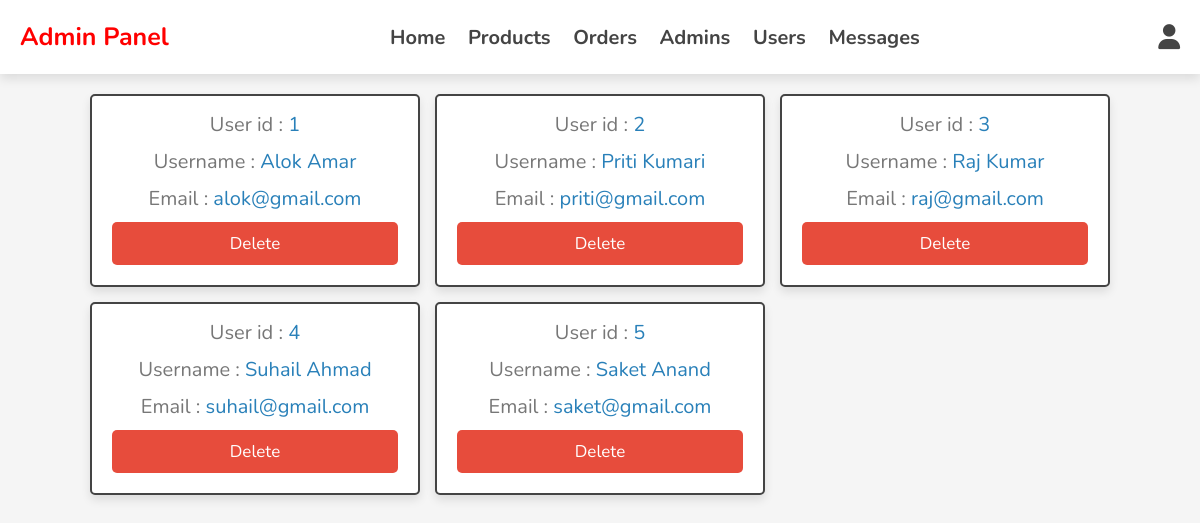
Screenshot of /admin/users_accounts.php (signed in) with the database file from the repository.
### tables this page shows
CREATE TABLE `users` (
  `id` int(5) NOT NULL,
  `name` varchar(20) NOT NULL,
  `email` varchar(50) NOT NULL,
  `password` varchar(50) NOT NULL
);

### admin/users_accounts.php (the view, shortened to what this page needs)
<?php
include '../components/connect.php';
?>
<!DOCTYPE html>
<html lang="en">
<head>
   <link rel="stylesheet" href="https://cdnjs.cloudflare.com/ajax/libs/font-awesome/6.1.1/css/all.min.css">
   <link rel="stylesheet" href="../css/admin_style.css">
</head>
<body>
<?php include '../components/admin_header.php'; ?>
<section class="accounts">
   <div class="box-container">
   <?php
      $select_accounts = $conn->prepare("SELECT * FROM `users`");
      $select_accounts->execute();
      if($select_accounts->rowCount() > 0){
         while($fetch_accounts = $select_accounts->fetch(PDO::FETCH_ASSOC)){
   ?>
   <div class="box">
      <p> User id : <span><?= $fetch_accounts['id']; ?></span> </p>
      <p> Username : <span><?= $fetch_accounts['name']; ?></span> </p>
      <p> Email : <span><?= $fetch_accounts['email']; ?></span> </p>
      <a href="users_accounts.php?delete=<?= $fetch_accounts['id']; ?>" onclick="return confirm('delete this account? the user related information will also be delete!')" class="delete-btn">delete</a>
   </div>
   <?php
         }
      }else{
         echo '<p class="empty">no account available</p>';
      }
   ?>
   </div>
</section>
</body>
</html>

### css/admin_style.css (style rules this page uses)
:root { --main-color:#2980b9; --orange:#f39c12; --red:#e74c3c; --black:#444; --white:#fff; --light-color:#777; --light-bg:#f5f5f5; --border:.2rem solid var(--black); --box-shadow:0 .5rem 1rem rgba(0,0,0,.1); }
* { font-family: 'Nunito', sans-serif; margin:0; padding:0; box-sizing: border-box; outline: none; border:none; text-decoration: none; }
html { font-size: 62.5%; overflow-x: hidden; }
body { background-color: var(--light-bg); }
section { padding:2rem; max-width: 1200px; margin:0 auto; }
.btn, .delete-btn, .option-btn { display: block; width: 100%; margin-top: 1rem; border-radius: .5rem; padding:1rem 3rem; font-size: 1.7rem; text-transform: capitalize; color:var(--white); cursor: pointer; text-align: center; }
.delete-btn { background-color: var(--red); }
.accounts .box-container { display: grid; grid-template-columns: repeat(auto-fit, 33rem); gap:1.5rem; align-items: flex-start; justify-content: center; }
.accounts .box-container .box { padding:2rem; padding-top: .5rem; border-radius: .5rem; text-align: center; border:var(--border); background-color: var(--white); box-shadow: var(--box-shadow); }
.accounts .box-container .box p { font-size: 2rem; color:var(--light-color); margin: 1rem 0; }
.accounts .box-container .box p span { color:var(--main-color); }

### rows the page displays
users: id "1", name "Alok Amar", email "alok@gmail.com"
users: id "2", name "Priti Kumari", email "priti@gmail.com"
users: id "3", name "Raj Kumar", email "raj@gmail.com"
users: id "4", name "Suhail Ahmad", email "suhail@gmail.com"
users: id "5", name "Saket Anand", email "saket@gmail.com"
